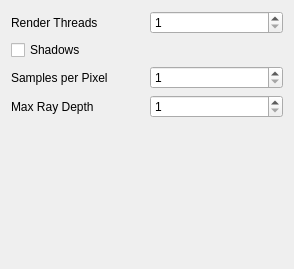
<?xml version="1.0" encoding="UTF-8"?>
<ui version="4.0">
 <class>MantaViewOptions</class>
 <widget class="QWidget" name="MantaViewOptions">
  <property name="geometry">
   <rect>
    <x>0</x>
    <y>0</y>
    <width>294</width>
    <height>269</height>
   </rect>
  </property>
  <property name="windowTitle">
   <string>Dialog</string>
  </property>
  <layout class="QGridLayout" name="gridLayout">
   <item row="1" column="0">
    <layout class="QHBoxLayout" name="horizontalLayout">
     <item>
      <widget class="QLabel" name="label">
       <property name="toolTip">
        <string/>
       </property>
       <property name="text">
        <string>Render Threads</string>
       </property>
      </widget>
     </item>
     <item>
      <widget class="QSpinBox" name="threads">
       <property name="toolTip">
        <string>Controls the number of manta rendering threads.</string>
       </property>
       <property name="minimum">
        <number>1</number>
       </property>
       <property name="maximum">
        <number>256</number>
       </property>
      </widget>
     </item>
    </layout>
   </item>
   <item row="3" column="0">
    <layout class="QHBoxLayout" name="horizontalLayout_2">
     <item>
      <widget class="QLabel" name="label_2">
       <property name="text">
        <string>Samples per Pixel</string>
       </property>
      </widget>
     </item>
     <item>
      <widget class="QSpinBox" name="samples">
       <property name="toolTip">
        <string>Controls multisample rendering.</string>
       </property>
       <property name="minimum">
        <number>1</number>
       </property>
      </widget>
     </item>
    </layout>
   </item>
   <item row="4" column="0">
    <layout class="QHBoxLayout" name="horizontalLayout_3">
     <item>
      <widget class="QLabel" name="label_3">
       <property name="text">
        <string>Max Ray Depth</string>
       </property>
      </widget>
     </item>
     <item>
      <widget class="QSpinBox" name="maxDepth">
       <property name="toolTip">
        <string>Controls maximum number of ray bounces.</string>
       </property>
       <property name="minimum">
        <number>1</number>
       </property>
      </widget>
     </item>
    </layout>
   </item>
   <item row="5" column="0">
    <spacer name="verticalSpacer">
     <property name="orientation">
      <enum>Qt::Vertical</enum>
     </property>
     <property name="sizeHint" stdset="0">
      <size>
       <width>20</width>
       <height>40</height>
      </size>
     </property>
    </spacer>
   </item>
   <item row="2" column="0">
    <widget class="QCheckBox" name="shadows">
     <property name="toolTip">
      <string>Enable/Disable shadows</string>
     </property>
     <property name="text">
      <string>Shadows</string>
     </property>
    </widget>
   </item>
  </layout>
 </widget>
 <resources/>
 <connections/>
</ui>
